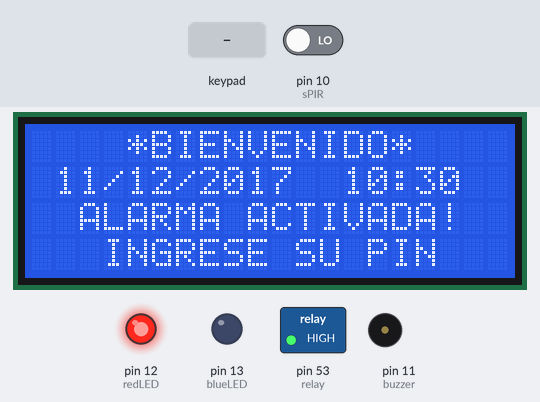
The sketch below on a simulated Arduino Mega 2560, built with avr-gcc and run on an emulated ATmega2560. Parts: 20×4 character LCD, switched loads named in the sketch (green lamp = pin HIGH), output pins drawn as LEDs (lit = HIGH), buzzer (waves = sounding, pin HIGH). The test bench sets the inputs (shaded band); at power-on: pin 10 (sPIR) LOW. What the sketch prints to the serial monitor is not drawn.

Above: at 1.3 s.
1.4 s: keypad keys 1 A 2 B 3 pressed 0.4 s apart
At 4.6 s:
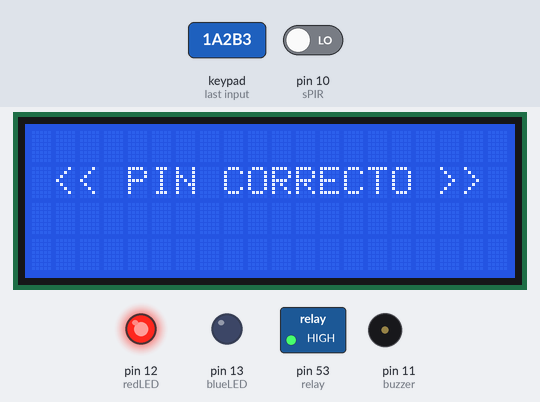
4.9 s: keypad keys 2 3 4 5 # pressed 0.4 s apart
At 8.2 s:
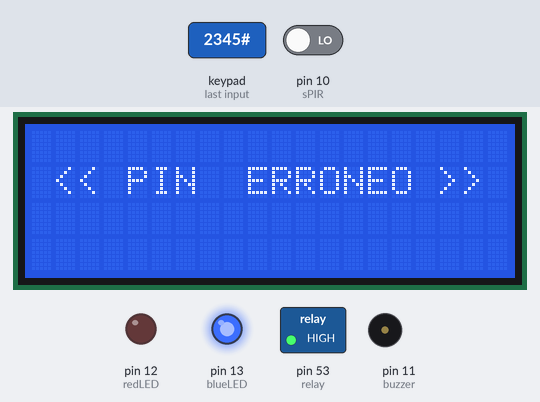
8.4 s: pin 10 (sPIR) driven HIGH
At 10.5 s:
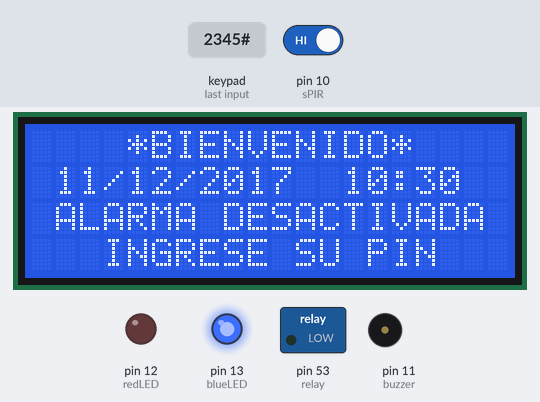
Timing chart, 0 to 15.5 s (numbered marks = the images above; inputs shaded):
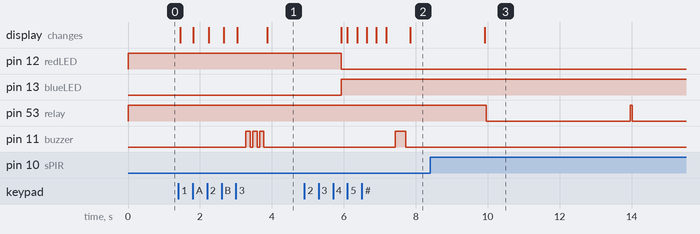

The sketch:

AutomatizacionAlarmaLuces.ino
```cpp
/*
 *
 Titulo del Proyecto: Sistema de Automatización de Alarma y Luces
 Autor: Diego Leonel Cañete
 Profesor: Diego Azcurra
 Cátedra: Sistemas Embebidos
 Started Date: 06/11/2017
 Día del Desarrollo: 10/12/2017
 Versión: 1.7
 Día de la Revisión: 11/12/2017
*/
/////////////////////////////////////////////////////////////////
#include <Password.h> //Incluyo la libreria Password
#include <Keypad.h> //Incluyo la libreria Keypad
#include <Wire.h>
#include <LiquidCrystal_I2C.h>

Password password = Password("1A2B3");  //Defino el Password
int dlugosc = 5;                        //Largo del Password
boolean estado = false;
LiquidCrystal_I2C lcd(0x27, 2, 1, 0, 4, 5, 6, 7, 3, POSITIVE);

//Creo las Variables de salida
int buzzer = 11;
int redLED = 12;
int blueLED = 13;
int relay = 53;
int sPIR = 10;
int mov = 0;

int ilosc; //Numero de Clicks

const byte ROWS = 4; // Cuatro Filas
const byte COLS = 4; // Cuatro Columnas

// Defino el Keymap
char keys[ROWS][COLS] = {
  {'1','2','3','A'},
  {'4','5','6','B'},
  {'7','8','9','C'},
  {'*','0','#','D'}
};

byte rowPins[ROWS] = { 2, 3, 4, 5 };
byte colPins[COLS] = { 6, 7, 8, 9 };

Keypad keypad = Keypad( makeKeymap(keys), rowPins, colPins, ROWS, COLS );

void setup() {
  Serial.begin(9600);
  keypad.addEventListener(keypadEvent);
  pinMode(redLED, OUTPUT);
  pinMode(blueLED, OUTPUT);
  pinMode(buzzer, OUTPUT);
  pinMode(relay, OUTPUT);
  pinMode(sPIR, INPUT);

  digitalWrite(relay, HIGH);
  digitalWrite(redLED, HIGH);
  digitalWrite(blueLED, LOW);

  //Seteo los valores del LCD
  lcd.begin(20, 4);
  lcd.setCursor(4,0);
  lcd.print("*BIENVENIDO*");
  //DIA
  lcd.setCursor(1,1);
  lcd.print(11, DEC);
  lcd.print('/');
  //We print the day
  lcd.print(12, DEC);
  lcd.print('/');
  lcd.print(2017, DEC);
  lcd.print(' ');
  //HORA
  lcd.setCursor(13,1);
  lcd.print(10, DEC);
  lcd.print(':');
  lcd.setCursor(16,1);
  lcd.print(30, DEC);
  lcd.setCursor(2,2);
  lcd.print("ALARMA ACTIVADA!");
  lcd.setCursor(3,3);
  lcd.print("INGRESE SU PIN");
}

void loop() {

  keypad.getKey();
  if(estado) {
    //ALARMA DESACTIVADA
    digitalWrite(redLED, LOW);
    digitalWrite(blueLED, HIGH);
    digitalWrite(buzzer, LOW);

    mov=digitalRead(sPIR);
    delay(50);
    if(mov==HIGH){
      digitalWrite(relay, LOW);
      mov=0;
      delay(4000);
      digitalWrite(relay, HIGH);
    }
  } else {
    //ALARMA ACTIVADA
    digitalWrite(redLED, HIGH);
    digitalWrite(blueLED, LOW);
    //Obligo a apagar las Luces de la casa si la alarma esta activada
    digitalWrite(relay, HIGH);

    mov=digitalRead(sPIR);
    delay(50);
    if(mov==HIGH){
      digitalWrite(buzzer, HIGH);
      mov=0;
    }
  }

}

void keypadEvent(KeypadEvent eKey) {
  switch (keypad.getState()) {
    case PRESSED:
      /*
      int i;
      for( i = 1; i <= 1; i++ ) {
        digitalWrite(buzzer, HIGH);
        delay(200);
        digitalWrite(buzzer, LOW);
        delay(100);
      }
    */
    Serial.print("Pressed: ");
    Serial.println(eKey);

    switch (eKey) {
      default:
      ilosc=ilosc+1;
      password.append(eKey);
    }

    if(ilosc == 1) {
      lcd.clear();
      lcd.setCursor(5,1);
      lcd.print("<< PIN >>");
      lcd.setCursor(7,2);
      lcd.print("*_");
    }
    if(ilosc == 2) {
      lcd.clear();
      lcd.setCursor(5,1);
      lcd.print("<< PIN >>");
      lcd.setCursor(7,2);
      lcd.print("**_");
    }
    if(ilosc == 3) {
      lcd.clear();
      lcd.setCursor(5,1);
      lcd.print("<< PIN >>");
      lcd.setCursor(7,2);
      lcd.print("***_");
    }
    if(ilosc == 4) {
      lcd.clear();
      lcd.setCursor(5,1);
      lcd.print("<< PIN >>");
      lcd.setCursor(7,2);
      lcd.print("****_");
    }
    if(ilosc == 5) {
      lcd.clear();
      lcd.setCursor(5,1);
      lcd.print("<< PIN >>");
      lcd.setCursor(7,2);
      lcd.print("*****_");
    }

    if(ilosc == dlugosc) {
      delay(250);
      checkPassword();
      ilosc = 0;
    }
  }
}

void checkPassword() {
  if (password.evaluate()) {

    int i;
    for( i = 1; i <= 3; i++ ) {
      digitalWrite(buzzer, HIGH);
      delay(120);
      digitalWrite(buzzer, LOW);
      delay(70);
    }

    ilosc = 0;
    password.reset();

    Serial.println("Correcto");
    lcd.clear();
    lcd.setCursor(1,1);
    lcd.print("<< PIN CORRECTO >>");
    delay(2000);

    if(estado) {
      estado = false;
      AlarmaActivada();
    } else {
      estado = true;
      AlarmaDesactivada();
    }

  } else {

    int i;
    for( i = 1; i <= 1; i++ ) {
      digitalWrite(buzzer, HIGH);
      delay(300);
      digitalWrite(buzzer, LOW);
      delay(100);
    }

    ilosc = 0;
    password.reset();

    Serial.println("Error");

    lcd.clear();
    lcd.setCursor(1,1);
    lcd.print("<< PIN  ERRONEO >>");
    delay(2000);

    if(estado) {
      AlarmaDesactivada();
    } else {
      digitalWrite(buzzer, HIGH);
      AlarmaActivada();
    }
  }
}

void AlarmaDesactivada(){
  lcd.clear();
  lcd.setCursor(4,0);
  lcd.print("*BIENVENIDO*");
  //DIA
  lcd.setCursor(1,1);
  lcd.print(11, DEC);
  lcd.print('/');
  //We print the day
  lcd.print(12, DEC);
  lcd.print('/');
  lcd.print(2017, DEC);
  lcd.print(' ');
  //HORA
  lcd.setCursor(13,1);
  lcd.print(10, DEC);
  lcd.print(':');
  lcd.setCursor(16,1);
  lcd.print(30, DEC);
  lcd.setCursor(1,2);
  lcd.print("ALARMA DESACTIVADA");
  lcd.setCursor(3,3);
  lcd.print("INGRESE SU PIN");
}

void AlarmaActivada() {
  lcd.clear();
  lcd.setCursor(4,0);
  lcd.print("*BIENVENIDO*");
  //DIA
  lcd.setCursor(1,1);
  lcd.print(11, DEC);
  lcd.print('/');
  //We print the day
  lcd.print(12, DEC);
  lcd.print('/');
  lcd.print(2017, DEC);
  lcd.print(' ');
  //HORA
  lcd.setCursor(13,1);
  lcd.print(10, DEC);
  lcd.print(':');
  lcd.setCursor(16,1);
  lcd.print(30, DEC);
  lcd.setCursor(2,2);
  lcd.print("ALARMA ACTIVADA!");
  lcd.setCursor(3,3);
  lcd.print("INGRESE SU PIN");
}
```

Measured:
- after the input at 1.4 s, pin 11 (buzzer): alternates HIGH for 0.12 s and LOW for 0.07 s, 6 changes in all, then stays LOW, starting after 1.9 s; the display: first changes after 0.05 s (image 1 shows a later state)
- after the input at 4.9 s, pin 11 (buzzer): LOW → HIGH after 2.5 s, → LOW 0.30 s later; the display: first differs from a run without the input after 1.2 s (image 2 shows a later state)
- after the input at 8.4 s, pin 53 (relay): HIGH → LOW after 1.6 s, → HIGH 4.0 s later, → LOW 0.05 s later
